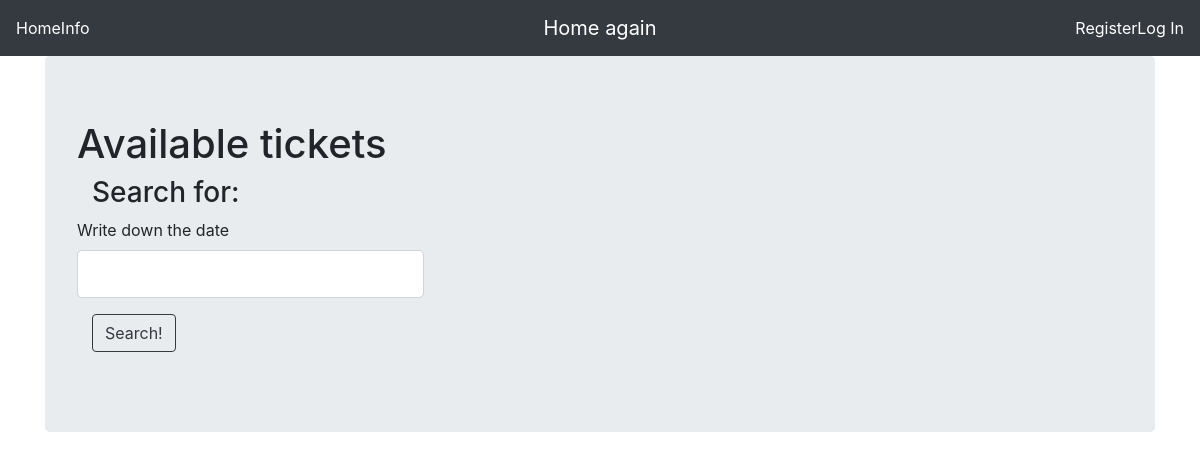
Before: /stock_page with the older database file.
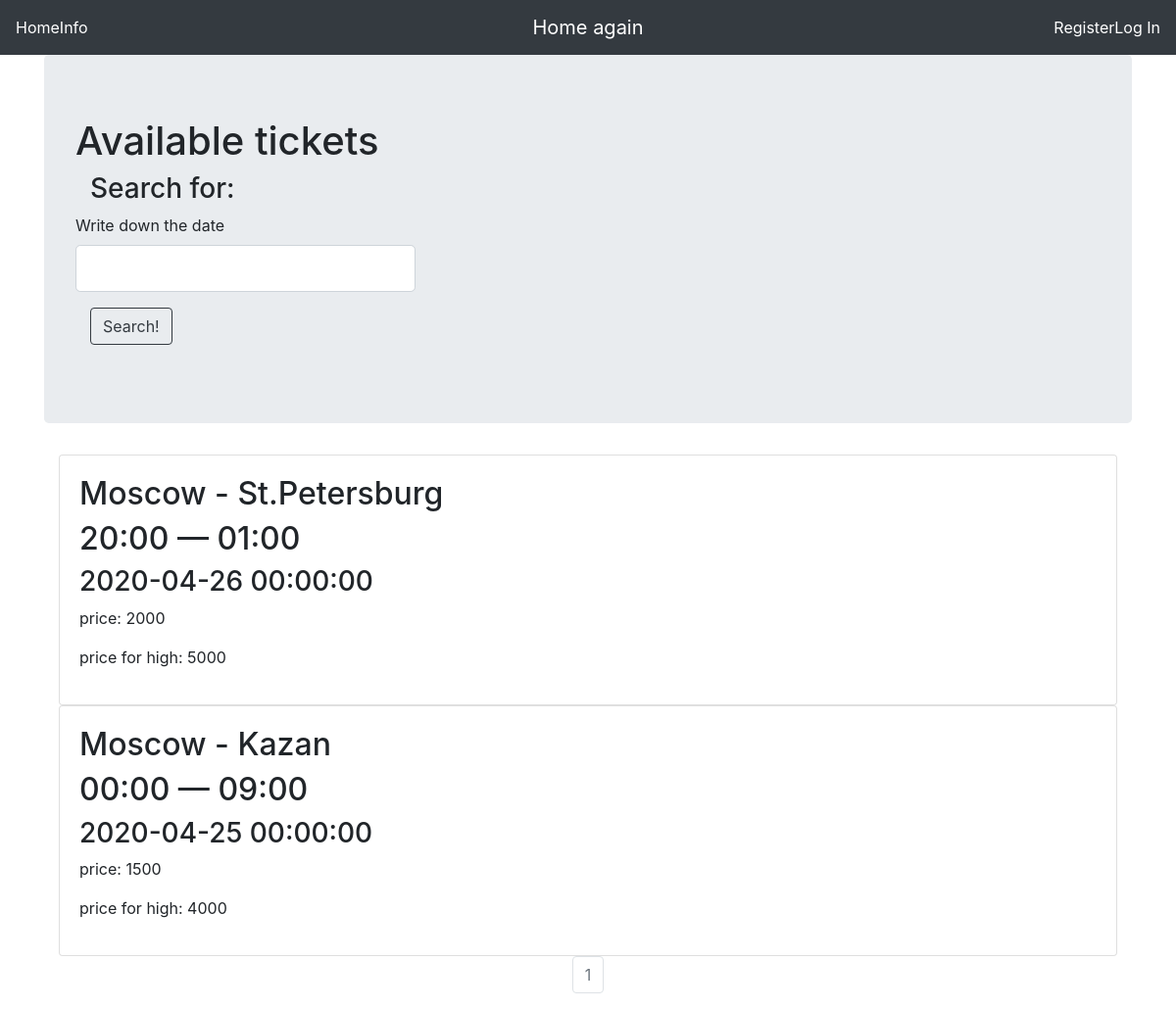
After: the same page with the newer database file.
### blog/models.py (models this page shows, shortened)
class Ticket(db.Model):
    ticket_id = db.Column(db.Integer, primary_key=True)
    departure_time = db.Column(db.String(64), nullable=False)
    arrival_time = db.Column(db.String(64), nullable=False)
    day = db.Column(db.DateTime, nullable=False)
    departure_point = db.Column(db.String(64), nullable=False)
    arrival_point = db.Column(db.String(64), nullable=False)
    simple_price = db.Column(db.Integer, nullable=False)
    high_price = db.Column(db.Integer, nullable=False)

### blog/stock/veiws.py (the view)
@stock.route('/stock_page', methods=['GET', 'POST'])
def stocks():
    form = SearchForm()
    if form.validate_on_submit():
        page_stock = request.args.get('page', 1, type=int)
        tickets = Ticket.query.filter_by(day=form.date.data + ' 00:00:00.000').paginate(page=page_stock, per_page=10)
        return render_template('stock_page.html', tickets=tickets, public_key=public_key, form=form)
    else:
        page_stock = request.args.get('page', 1, type=int)
        tickets = Ticket.query.order_by(Ticket.simple_price.desc()).paginate(page=page_stock, per_page=10)
        return render_template('stock_page.html', tickets=tickets, public_key=public_key, form=form)

### blog/stock/forms.py
class SearchForm(FlaskForm):
    date = StringField('Write down the date', validators=[DataRequired()])
    submit = SubmitField('Search!')

### blog/templates/stock_page.html (shortened to what this page needs)
{% extends "base.html" %}
{% block content %}
<div class="jumbotron">
        <h1>Available tickets</h1>
    <div class="container">
            <h3>Search for: </h3>
            <form class='form-group' method="POST">
                        <div class="row">
                            <div class="span12">
                                <div id="custom-search-form" class="form-search form-horizontal pull-right">
                                    <div class="input-append span12">
                                                        <div class="form-group">
                                                            {{form.date.label(class='form-control-label')}}
                                                            {{form.date(class='form-control form-control-lg')}}
                                                        </div>
                                    </div>
                                </div>
                            </div>
                        </div>
                        <div class="form-group">
                            {{form.submit(class="btn btn-outline-dark")}}
                        </div>
            </form>
        </div>
    </div>
    <div class="container">
        {% for ticket in tickets.items %}
        <div class="card">
            <div class="card-body">
                <h2>{{ticket.departure_point}} - {{ticket.arrival_point}}</h2>
                <h2>{{ticket.departure_time}} — {{ticket.arrival_time}}</h2>
                <h3> {{ ticket.day }} </h3>
                <p>price: {{ ticket.simple_price }}</p>
                <p>price for high: {{ ticket.high_price }}</p>
            </div>
        </div>
        {% endfor %}
    </div>
<nav aria-label="Page Navigation">
    <ul class="pagination justify-content-center">
        {% for page_num in tickets.iter_pages(left_edge=1, right_edge=1, left_current=1, right_current=2) %}
            {% if tickets.page == page_num %}
            <li class="page-item disabled">
                <a class="page-link" href="{{url_for('stock.stocks', page=page_num)}}">{{page_num}}</a>
            </li>
            {% else %}
            <li class="page-item">
                <a class="page-link" href="{{url_for('stock.stocks', page=page_num)}}">{{page_num}}</a>
            </li>
            {% endif %}
        {% endfor %}
    </ul>
</nav>
{% endblock %}

### blog/templates/base.html (shortened to what this page needs)
<!DOCTYPE html>
<html lang="en">
<head>
    <link rel="stylesheet" href="https://stackpath.bootstrapcdn.com/bootstrap/4.4.1/css/bootstrap.min.css">
</head>
<body>
    <nav class="navbar navbar-expand-lg navbar-dark bg-dark">
    <div class="navbar-collapse collapse w-100 order-1 order-md-0 dual-collapse2">
        <ul class="navbar-nav mr-auto">
            <li class="nav-item active">
                <a style="color:#FFFFFF;" href="{{url_for('base.index')}}">Home</a>
            </li>
            <li class="nav-item">
                <a style="color:#FFFFFF;" href="{{url_for('base.info')}}">Info</a>
            </li>
        </ul>
    </div>
    <div class="mx-auto order-0">
        <a class="navbar-brand mx-auto" href={{url_for("base.index")}}>Home again</a>
    </div>
    <div class="navbar-collapse collapse w-100 order-3 dual-collapse2">
        <ul class="navbar-nav ml-auto">
            {% if current_user.is_authenticated == False %}
            <li class="nav-item">
                <a style="color:#FFFFFF;" href="{{url_for('users.register')}}">Register</a>
            </li>
            <li class="nav-item">
                <a style="color:#FFFFFF;" href="{{url_for('users.login')}}">Log In</a>
            </li>
            {% endif %}
        </ul>
    </div>
</nav>
<div class = "container">
    {% block content %}
    {% endblock %}
</div>
</body>
</html>

Changed rows visible on the page:
added Ticket: departure_point "Moscow", arrival_point "St.Petersburg", departure_time "20:00", arrival_time "01:00", day "2020-04-26 00:00:00", simple_price "2000", high_price "5000"
added Ticket: departure_point "Moscow", arrival_point "Kazan", departure_time "00:00", arrival_time "09:00", day "2020-04-25 00:00:00", simple_price "1500", high_price "4000"
Other visible differences:
new list line: "1"
